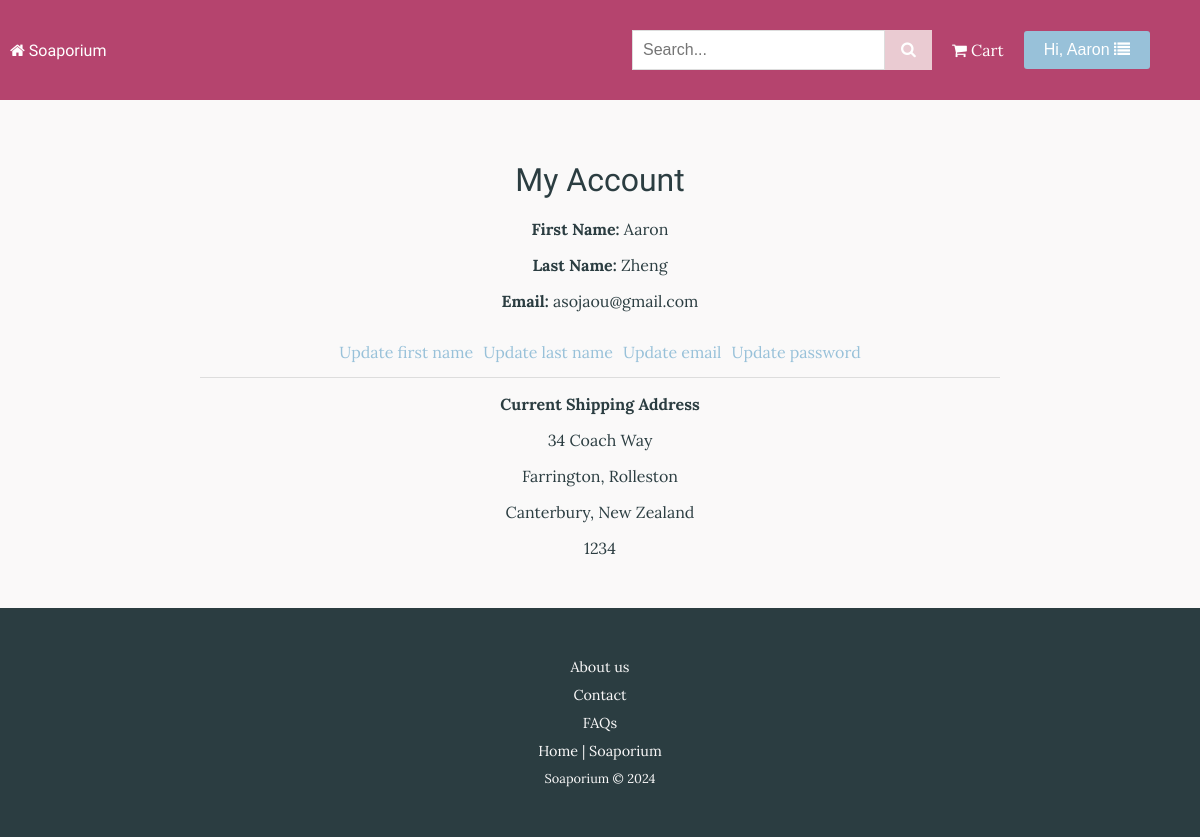
Page /user (signed in) on the committed database.
### tables this page shows
CREATE TABLE User (userid INTEGER PRIMARY KEY AUTOINCREMENT, fname TEXT NOT NULL, lname TEXT NOT NULL, housenum INTEGER, street TEXT, suburb TEXT, town TEXT, region TEXT, country TEXT, postcode INTEGER, email TEXT NOT NULL, password TEXT NOT NULL);

### routes.py (the view)
@app.route("/user")
def userinfo():
    userid = session.get("userid")
    if not userid:
        flash("Please login to access your information")
        return render_template("login.html")
    sql = "SELECT * FROM User WHERE userid = ?"
    user = execute_query(sql, (userid,), True, False, False)
    if not user:
        return render_template('404.html'), 404
    return render_template("user.html", user=user)

### routes.py (called while the page is built)
def execute_query(sql, params=(), fetchone=False,
                  fetchall=False, commit=False):
    connection = sqlite3.connect("Soap.db")
    cursor = connection.cursor()
    result = None
    try:
        cursor.execute(sql, params)
        if commit:
            connection.commit()
        if fetchone:
            result = cursor.fetchone()
        elif fetchall:
            result = cursor.fetchall()
    except sqlite3.Error as e:
        app.logger.error(f"Database error: {e}")
        raise
    finally:
        connection.close()
    return result

@app.context_processor
def inject_user_firstname():
    user_firstname = None
    userid = session.get("userid")
    if userid:
        sql = "SELECT fname FROM User WHERE userid = ?"
        user = execute_query(sql, (userid,), True, False, False)
        if user:
            user_firstname = user[0]
    return dict(user_firstname=user_firstname)

### templates/user.html (shortened to what this page needs)
{% extends "layout.html" %}
{% block content %}
<div class="user-info-container">
    <h1>My Account</h1>
    {% if user %}
        <p><strong>First Name:</strong> {{ user[1] }}</p>
        <p><strong>Last Name:</strong> {{ user[2] }}</p>
        <p><strong>Email:</strong> {{ user[10] }}</p>
        <p class="update-links-p">
            <a href="{{ url_for('update_info', field='fname') }}" class="update-link">Update first name</a>
            <a href="{{ url_for('update_info', field='lname') }}" class="update-link">Update last name</a>
            <a href="{{ url_for('update_info', field='email') }}" class="update-link">Update email</a>
            <a href="{{ url_for('update_info', field='password') }}" class="update-link">Update password</a>
        </p>
        <hr>
        {% if user[3] and user[4] and user[5] and user[6] and user[7] and user[8] and user[9] %}
            <p><strong>Current Shipping Address</strong></p>
            <p>{{ user[3] }} {{ user[4] }}</p>
            <p>{{ user[5] }}, {{ user[6] }}</p>
            <p>{{ user[7] }}, {{ user[8] }}</p>
            <p>{{ user[9] }}</p>
        {% else %}
            <p>Looks like you haven't filled your shipping address in. Please <a href="{{ url_for('update_info', field='address') }}">update your address.</a></p>
            <br>
            <p><a href="{{ url_for('delete_account') }}" class="delete-account-link">Delete account</a></p>
        {% endif %}
    {% endif %}
</div>
{% endblock %}

### templates/layout.html (shortened to what this page needs)
<!DOCTYPE html>
<html lang="en">
<head>
    <link rel="stylesheet" href="{{ url_for('static', filename='styles.css') }}">
    <link rel="stylesheet" href="https://cdnjs.cloudflare.com/ajax/libs/font-awesome/4.7.0/css/font-awesome.min.css">
</head>
<body>
    <div class="top-bar">
        <a href="{{ url_for('home') }}" class="home-link"><i class="fa fa-home"></i> Soaporium</a>
        <nav class="navbar">
            <ul class="nav-links">
                <li class="search-bar">
                    <form action="{{ url_for('search') }}" method="get">
                        <div class="input-wrapper">
                            <input type="text" name="search_term" placeholder="Search...">
                            <button type="submit"><i class="fa fa-search"></i></button>
                        </div>
                    </form>
                </li>
                {% if session.get("userid") %}
                <li><a href="{{ url_for('view_current_cart') }}"><i class="fa fa-shopping-cart"></i> Cart</a></li>
                <li class="user-dropdown">
                    <button class="user-dropdown-btn">Hi, {{ user_firstname }} <i class="fa fa-list"></i></button>
                </li>
                {% else %}
                <li><a href="{{ url_for('login') }}">Login</a></li>
                <li><a href="{{ url_for('signup') }}">Sign up</a></li>
                {% endif %}
            </ul>
        </nav>
    </div>
    <div class="content">
        {% block content %}{% endblock %}
    </div>
    <div class="footer">
        <div class="footer links">
            <p><a href="{{ url_for('about') }}">About us</a></p>
            <p><a href="{{ url_for('customer_service') }}">Contact</a></p>
            <p><a href="{{ url_for('faqs')}}">FAQs</a></p>
            <p><a href="{{ url_for('home') }}">Home | Soaporium</a></p>
            <p>Soaporium &COPY; 2024</p>
        </div>
    </div>
</body>
</html>

### static/styles.css (style rules this page uses)
body { font-family: 'Lora', serif; margin: 0; padding: 0; background-color: #faf9f9; color: #2b3d41; display: flex; flex-direction: column; min-height: 100vh; }
h1, h2, h3, h4, h5, h6, .home-link { font-family: "Gorditas", serif; font-weight: 100; text-align: center; }
ul, li { list-style-type: none; margin: 0; padding: 0; }
.top-bar { height: 5em; background-color: #b5446e; color: #fff; padding: 10px; display: flex; justify-content: space-between; align-items: center; position: sticky; top: 0; z-index: 1; }
.home-link, .nav-links li a { color: #fff; text-decoration: none; }
.navbar { background-color: #b5446e; color: #fff; display: flex; justify-content: space-between; align-items: center; padding: 0 20px; }
.nav-links { display: flex; align-items: center; flex-wrap: wrap; }
.nav-links li { margin-right: 20px; }
.search-bar { max-width: 300px; }
input[type="text"], input[type="password"] { padding: 10px; font-size: 16px; border: 1px solid #ddd; width: 100%; flex: 1; box-sizing: border-box; }
.input-wrapper, .update-form { display: flex; align-items: center; width: 100%; }
.input-wrapper input { flex-grow: 1; padding-right: 40px; }
.input-wrapper button { width: auto; padding: 10px 15px; background-color: #eacbd2; color: #fff; border: 1px solid #eacbd2; cursor: pointer; font-size: 16px; flex-shrink: 0; }
.content { padding: 20px; }
.footer { background-color: #2b3d41; padding: 20px; color: #faf9f9; margin-top: auto; flex-shrink: 0; text-align: center; }
.footer a { color: #faf9f9; text-decoration: none; margin: 0 10px; font-size: 0.9rem; }
.footer p { margin: 10px 0; font-size: 0.8rem; }
.add-to-cart, .user-dropdown-btn, .cancel-button, .update-button, .quantity-button { display: inline-block; padding: 10px 20px; font-size: 16px; background-color: #98c1d9; color: #fff; border: none; border-radius: 3px; cursor: pointer; text-decoration: none; }
.user-info-container, .update-info-container { max-width: 800px; margin: 0 auto; padding: 20px; text-align: center; }
.user-info-container h1 { margin-bottom: 20px; }
.user-info-container p { margin-bottom: 10px; }
.user-dropdown { position: relative; }
.user-dropdown-btn { padding: 10px 20px; font-size: 16px; background-color: #98c1d9; color: #fff; border: none; border-radius: 3px; cursor: pointer; text-decoration: none; display: inline-block; }
hr { width: 100%; border: 0; border-top: 1px solid #ddd; margin: 10px 0; }
.update-links-p { display: flex; flex-wrap: wrap; gap: 10px; justify-content: center; }
.update-link, .clear-filters a { color: #98c1d9; display: block; margin-top: 15px; margin-bottom: 5px; text-decoration: none; max-width: 25%; }

### rows in the picture
User: fname "Aaron", lname "Zheng", email "asojaou@gmail.com", housenum "34", street "Coach Way", suburb "Farrington", town "Rolleston", region "Canterbury", country "New Zealand", postcode "1234"
